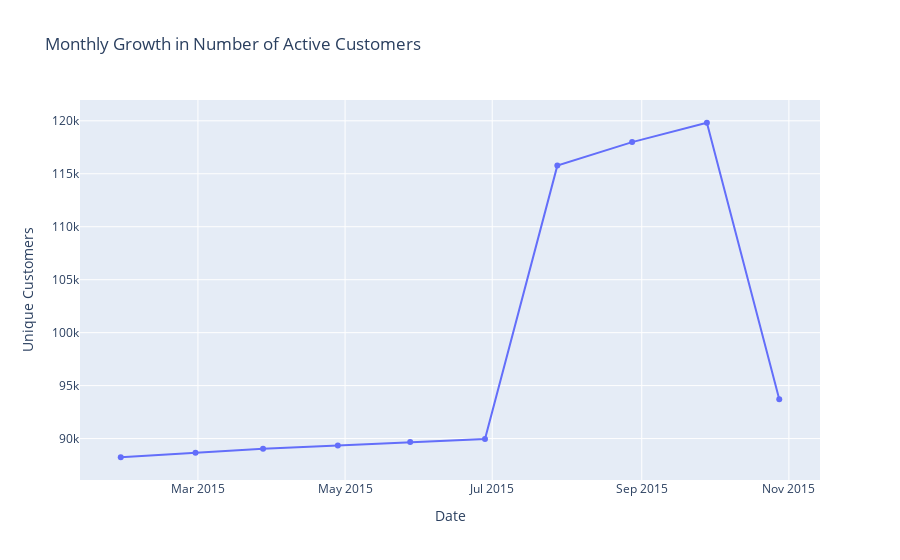

The notebook cell this image was saved under:
### Markdown cell above
**Customer base evolution**

### Code cell
#Monthly active user over fecha_dato

df['fecha_dato']=pd.to_datetime(df['fecha_dato'])

monthly_customers=df.groupby('fecha_dato')['ncodpers'].nunique().reset_index()

fig_1 = px.line(monthly_customers, x='fecha_dato', y='ncodpers',
              title="Monthly Growth in Number of Active Customers",
              labels={'fecha_dato': 'Date', 'ncodpers': 'Unique Customers'},markers=True)
fig_1.show()

### Figure 1 — Plotly figure (JSON) as saved in the notebook; plotly's stock layout.template omitted (floating-point values rounded to 4 significant figures)
{"data": [{"hovertemplate": "Date=%{x}<br>Unique Customers=%{y}<extra></extra>", "legendgroup": "", "line": {"color": "#636efa", "dash": "solid"}, "marker": {"symbol": "circle"}, "mode": "lines+markers", "name": "", "orientation": "v", "showlegend": false, "type": "scatter", "x": ["2015-01-28T00:00:00.000000000", "2015-02-28T00:00:00.000000000", "2015-03-28T00:00:00.000000000", "2015-04-28T00:00:00.000000000", "2015-05-28T00:00:00.000000000", "2015-06-28T00:00:00.000000000", "2015-07-28T00:00:00.000000000", "2015-08-28T00:00:00.000000000", "2015-09-28T00:00:00.000000000", "2015-10-28T00:00:00.000000000"], "xaxis": "x", "y": [88237, 88671, 89038, 89351, 89677, 89967, 115771, 117991, 119818, 93702], "yaxis": "y"}], "layout": {"legend": {"tracegroupgap": 0}, "title": {"text": "Monthly Growth in Number of Active Customers"}, "xaxis": {"anchor": "y", "domain": [0, 1], "title": {"text": "Date"}}, "yaxis": {"anchor": "x", "domain": [0, 1], "title": {"text": "Unique Customers"}}}}
